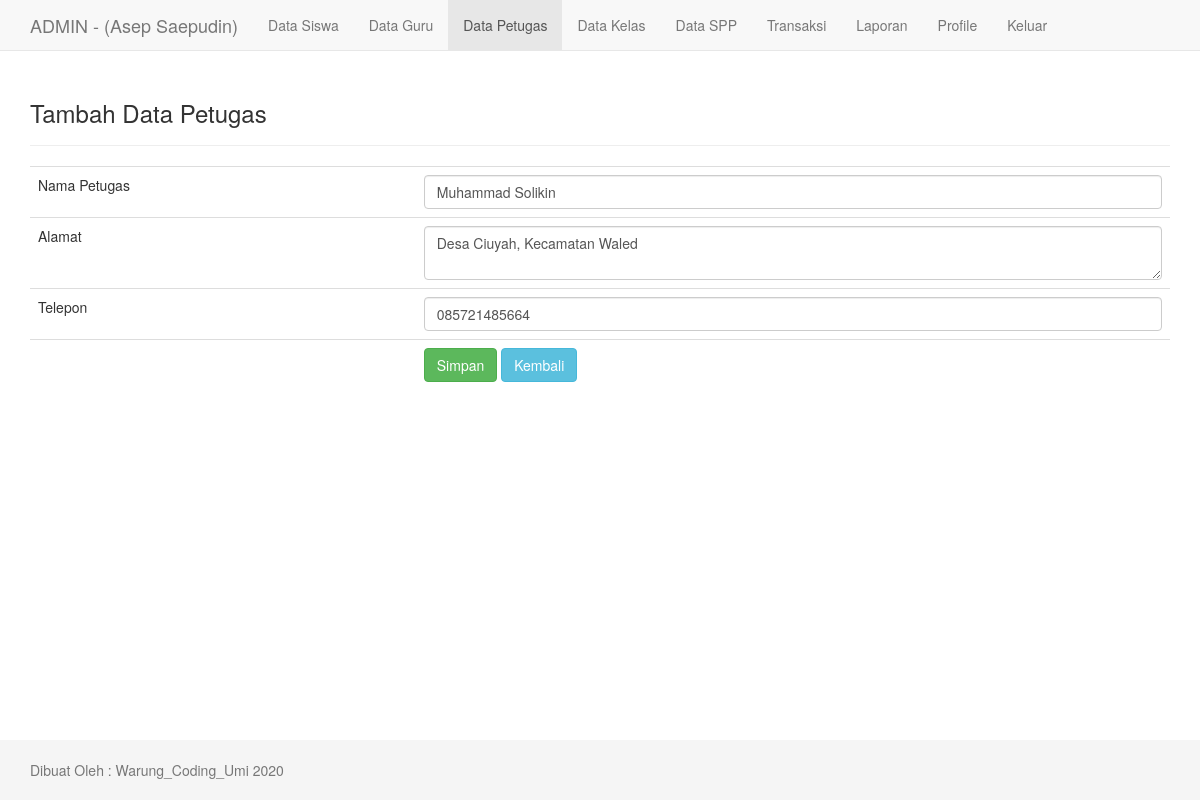
/admin/edit_petugas.php?id=5 (signed in), run on the app's committed database.
### tables this page shows
CREATE TABLE `tb_petugas` (
  `id_petugas` int(11) NOT NULL,
  `username` varchar(35) NOT NULL,
  `password` varchar(50) NOT NULL,
  `nama_petugas` varchar(35) NOT NULL,
  `alamat` varchar(100) NOT NULL,
  `telepon` varchar(15) NOT NULL,
  `level` enum('admin','petugas') NOT NULL
);

### admin/edit_petugas.php (the view, shortened to what this page needs)
<?php
    include "../inc/koneksi.php";
    $qprofil = mysqli_query($konek, "SELECT * FROM tb_petugas WHERE id_petugas='$_SESSION[id]'");
    $profil = mysqli_fetch_array($qprofil);
?>
<!DOCTYPE html>
<html lang="en">
<head>
    <link href="./../assets/css/bootstrap.min.css" rel="stylesheet">
    <link href="./../assets/style.css" rel="stylesheet">
</head>
<body>
     <nav class="navbar navbar-default navbar-fixed-top">
      <div class="container">
        <div class="navbar-header">
          <a class="navbar-brand" href="./">ADMIN - (<?php echo $profil['nama_petugas']; ?>)</a>
        </div>
        <div id="navbar" class="collapse navbar-collapse">
          <ul class="nav navbar-nav">
            <li><a href="tampil_siswa.php">Data Siswa</a></li>
            <li><a href="tampil_guru.php">Data Guru</a></li>
            <li class="active"><a href="tampil_petugas.php">Data Petugas</a></li>
            <li><a href="tampil_kelas.php">Data Kelas</a></li>
            <li><a href="tampil_spp.php">Data SPP</a></li>
            <li><a href="transaksi.php">Transaksi</a></li>
            <li><a href="laporan.php">Laporan</a></li>
            <li><a href="profile.php">Profile</a></li>
            <li><a href="../inc/logout.php">Keluar</a></li>
          </ul>
        </div>
      </div>
    </nav>
    <?php
        $id = $_GET['id'];
        $sqlEdit = mysqli_query($konek, "SELECT * FROM tb_petugas WHERE id_petugas='$id'");
        $e = mysqli_fetch_array($sqlEdit);
    ?>
    <div class="container">
        <div class="page-header">
            <h3>Tambah Data Petugas</h3>
        </div>
        <form action="" method="post">
            <table class="table">
                <tr>
                    <td>Nama Petugas</td>
                    <td><input class="form-control" type="text" name="nama" value="<?php echo $e['nama_petugas']; ?>"></td>
                </tr>
                <tr>
                    <td>Alamat</td>
                    <td><textarea class="form-control" name="alamat"><?php echo $e['alamat']; ?></textarea></td>
                </tr>
                <tr>
                    <td>Telepon</td>
                    <td><input class="form-control" type="number" name="telp" value="<?php echo $e['telepon']; ?>"></td>
                </tr>
                <tr>
                    <td></td>
                    <td>
                    <input class="btn btn-success" type="submit" value="Simpan">
                        <a class="btn btn-info" href="tampil_petugas.php">Kembali</a>
                    </td>
                </tr>
            </table>
        </form>
    </div>
<?php include "footer.php"; ?>

### assets/style.css (style rules this page uses)
html { position: relative; min-height: 100%; }
body { margin-bottom: 60px; }
body > .container { padding: 60px 15px 0; }

### data on the page
tb_petugas: nama_petugas "Asep Saepudin"
tb_petugas: nama "Muhammad Solikin", alamat "Desa Ciuyah, Kecamatan Waled", telp "085721485664"
